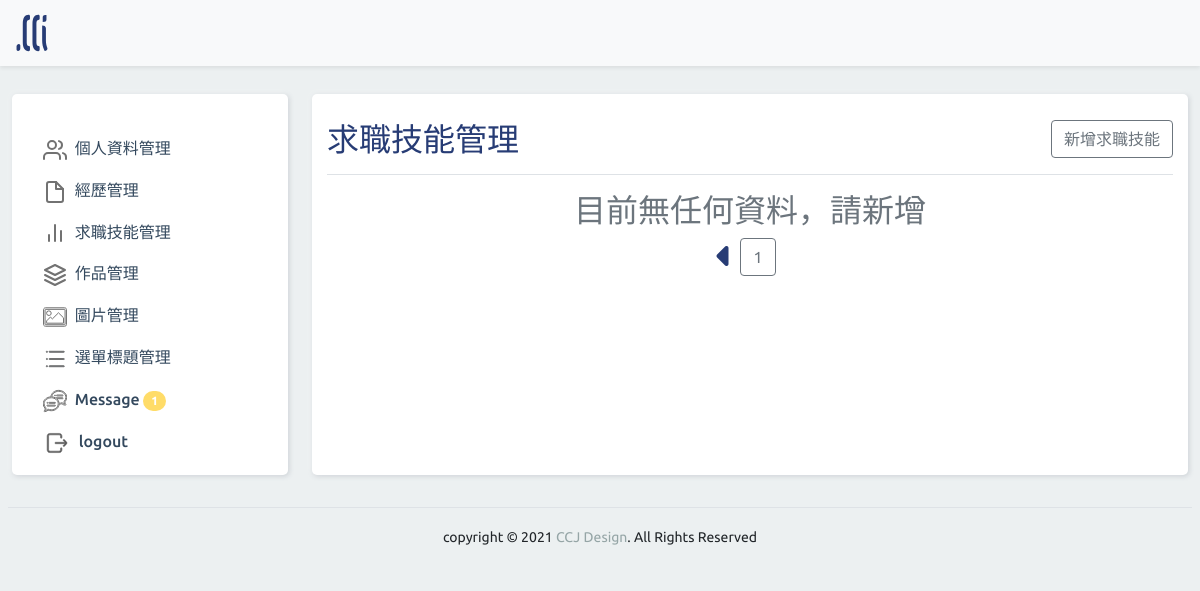
/backend.php?do=resume_jobskill&p=2 (signed in), run on an earlier commit of the app's database.
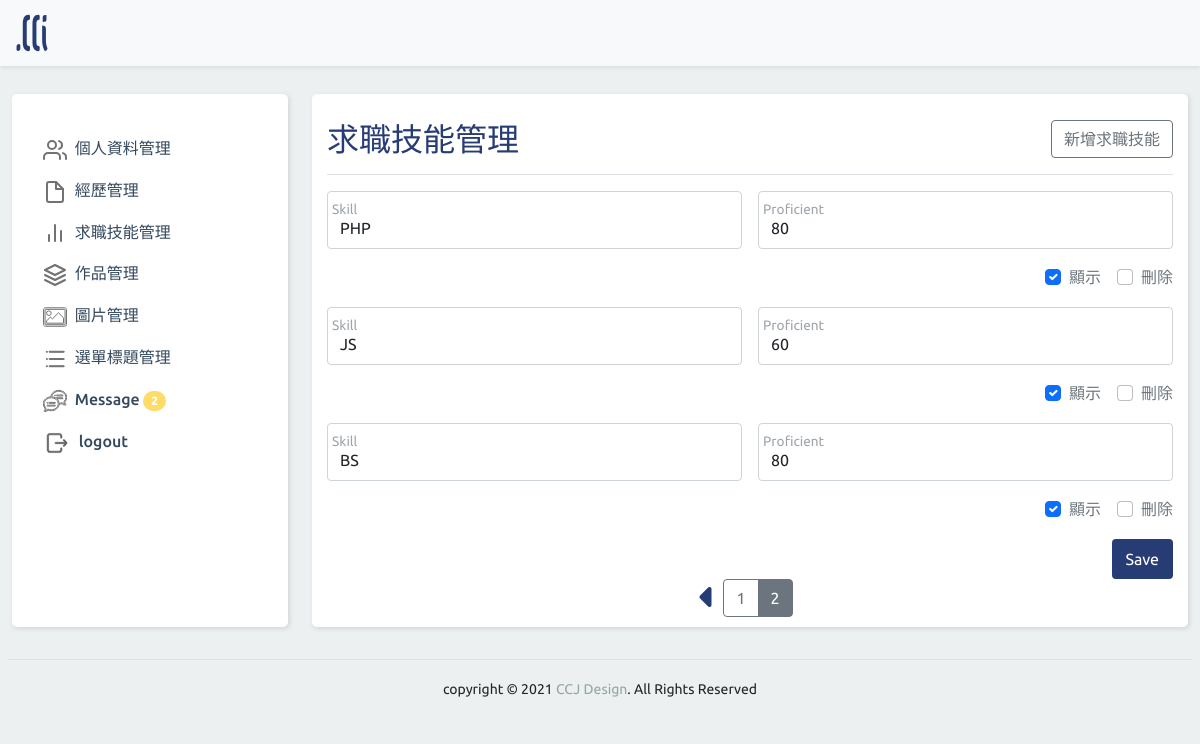
And on a later commit of the database.
### tables this page shows
CREATE TABLE `resume_jobskill` (
  `id` int(11) UNSIGNED NOT NULL,
  `skill` text NOT NULL,
  `level` int(3) UNSIGNED NOT NULL,
  `sh` tinyint(1) UNSIGNED NOT NULL
);

### base.php (called while the page is built, shortened)
<?php
$tstr=[
  'resume_info'=>'個人資料管理',
  'resume_exp'=>'經歷管理',
  'resume_jobskill'=>'求職技能管理',
  'resume_mywork'=>'作品集管理',
  'resume_pic'=>'圖片管理 ',
  'resume_menu'=>'選單管理',
  'resume_message'=>'Message'
];
$addstr=[
  'resume_info'=>'新增個人資料',
  'resume_exp'=>'新增經歷',
  'resume_jobskill'=>'新增求職技能',
  'resume_mywork'=>'新增作品',
  'resume_pic'=>'新增圖片',
  'resume_menu'=>'新增選單'
];
?>

### backend/resume_jobskill.php (the view, shortened to what the changed rows need)
<?php
$all=$pdo->query("select count(*) from {$do}")->fetchColumn();
$div=5;
$pages=ceil($all/$div);
$now=(isset($_GET['p']))?$_GET['p']:1;
$start=($now-1)*$div;
$sql="select * from {$do} limit $start,$div";
$rows=$pdo->query($sql)->fetchAll();
?>
<form action="./api/edit.php" method="post">
  <div class="d-flex justify-content-between pt-3 pb-2 mb-3 border-bottom">
    <h2 class="title"><?=$tstr[$do];?></h2>
    <div><button id="addbtn" class="btn btn-outline-secondary" type="button"><?=$addstr[$do];?></button></div>
  </div>
  <?php if(empty($rows)){ ?>
    <div class="text-center text-muted">
      <h2>目前無任何資料，請新增</h2>
    </div>
  <?php }
  foreach($rows as $row){ ?>
    <div class="row g-3 mb-3 text-muted">
      <div class="col-6 form-floating overflow-hidden">
        <input name="skill[]" type="text" class="form-control" id="jobSkill" value="<?=$row['skill'];?>">
        <label for="jobSkill">Skill</label>
      </div>
      <div class="col-6 form-floating overflow-hidden">
        <input name="level[]" type="text" class="form-control" id="jobLevel" value="<?=$row['level'];?>">
        <label for="jobLevel">Proficient</label>
      </div>
      <div class="col-12 d-flex justify-content-end ">
        <div class="form-check mx-3">
          <label class="form-check-label" for="jobSh">顯示</label>
          <input class="form-check-input" type="checkbox" id="jobSh" name="sh[]" value="<?=$row['id'];?>" <?=($row['sh']==1)?'checked':'';?>>
        </div>
        <div class="form-check">
          <label class="form-check-label" for="jobDel">刪除</label>
          <input class="form-check-input" type="checkbox" id="jobDel" name="del[]" value="<?=$row['id'];?>">
        </div>
      </div>
    </div>
  <?php } ?>
  <?php if(!empty($row)){ ?>
    <div class="text-end">
      <button type="submit" class="btn saveBtn">Save</button>
    </div>
  <?php } ?>
  <div class="d-flex justify-content-center align-items-center">
    <?php if(($now-1)>0){ ?>
    <div class="me-2">
      <a href="?do=resume_jobskill&p=<?=$now-1;?>"><i class="fas fa-caret-left fa-2x" style="color:#273c75;"></i></a>
    </div>
    <?php } ?>
    <div class="btn-toolbar " role="toolbar">
      <div class="btn-group me-2" role="group">
        <?php for($i=1;$i<=$pages;$i++){
            if($i==$now){ ?>
        <a class="btn btn-secondary" href="?do=resume_jobskill&p=<?=$i;?>">
          <?=$i;?>
        </a>
        <?php  }else{ ?>
        <a class="btn btn-outline-secondary" href="?do=resume_jobskill&p=<?=$i;?>">
          <?=$i;?>
        </a>
        <?php  }
        }?>
      </div>
    </div>
  </div>
</form>

### backend.php (shortened to what the changed rows need)
<?php
include_once "base.php";
if(empty($_SESSION['login'])){
  echo "你沒有使用權限，";
  echo "<a href='index.php'>請登入</a>";
  exit();
}else{
?>
<!DOCTYPE html>
<html lang="en">
<head>
  <link rel="stylesheet" href="./css/bootstrap.min.css">
  <link rel="stylesheet" href="./css/backendstyle.css">
</head>
<body>
  <header class="navbar navbar-light bg-light shadow-sm fixed-top">
    <div class="container-fluid">
      <a class="navbar-brand" href="index.php">
        <img src="./img/logo.svg" width="40px" class="d-inline-block ">
      </a>
    </div>
  </header>
  <div class="container-fluid ">
    <div class="row">
      <nav id="sidebarMenu" class="col-md-4 col-lg-3 d-md-block sidebar collapse my-4" style="">
        <div class="part h-100">
          <div class="position-sticky pt-4 ">
            <ul class="nav flex-column">
              <li class="nav-item ">
                <a class="nav-link" href="?do=resume_info">
                  個人資料管理
                </a>
              </li>
              <li class="nav-item">
                <a class="nav-link" href="?do=resume_exp">
                  經歷管理
                </a>
              </li>
              <li class="nav-item">
                <a class="nav-link" href="?do=resume_jobskill">
                  求職技能管理
                </a>
              </li>
              <li class="nav-item">
                <a class="nav-link" href="?do=resume_mywork">
                  作品管理
                </a>
              </li>
              <li class="nav-item">
                <a class="nav-link" href="?do=resume_pic">
                  圖片管理
                </a>
              </li>
              <li class="nav-item">
                <a class="nav-link" href="?do=resume_menu">
                  選單標題管理
                </a>
              </li>
              <li class="nav-item">
                <a class="nav-link" href="?do=resume_message">
                  Message
                  <span class="badge rounded-pill">
                    <?php
                  echo $pdo->query("select count(*) from `resume_message` where `sh`='0'")->fetchColumn();
                  ?>
                  </span>
                </a>
              </li>
              <li class="nav-item">
                <a class="nav-link" href="api/logout.php">
                  logout
                </a>
              </li>
            </ul>
          </div>
        </div>
      </nav>
      <main class="d-flex flex-column col-md-8 col-lg-9 my-4">
        <div class="part overflow-hidden h-100">
          <?php
        $do=(isset($_GET['do']))?$_GET['do']:'resume_message';
        $file="./backend/".$do.".php";
        if(file_exists($file)){
          include $file;
        }else{
          include "./backend/resume_message.php";
        }
        ?>
        </div>
    </div>
  </div>
  <footer class=" text-center border-top py-3 m-2" style="transform:translateY(70px);">
    <small>
      copyright &copy; 2021 <span style="color: #95a5a6;">CCJ Design</span>. All Rights Reserved
    </small>
  </footer>
</body>
</html>
<?php };?>

What changed in the data, as far as the page shows it:
added resume_jobskill: skill "PHP", level "80", sh "☑"
added resume_jobskill: skill "JS", level "60", sh "☑"
added resume_jobskill: skill "BS", level "80", sh "☑"
Also different on the page:
text no longer shown: "1 目前無任何資料，請新增"
text now shown: "2 Save"
new list line: "2"
